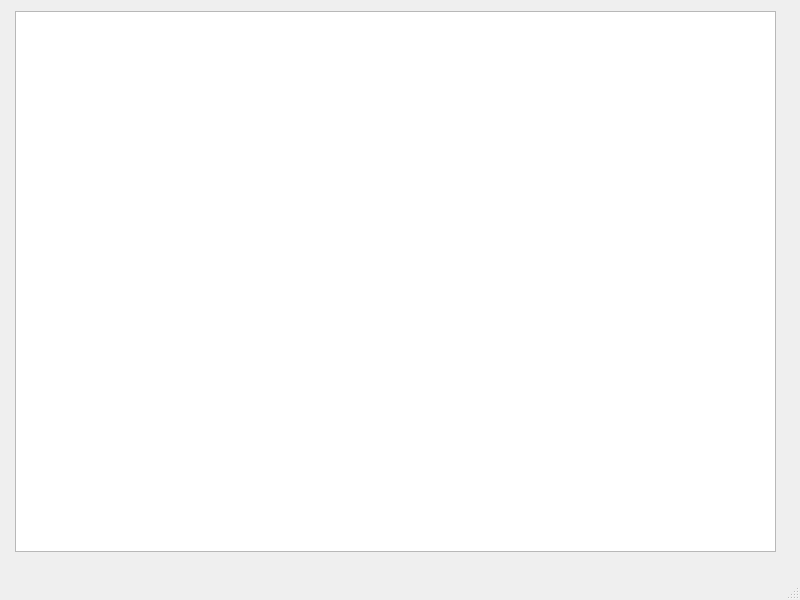
<?xml version="1.0" encoding="UTF-8"?>
<ui version="4.0">
 <class>MainWindow</class>
 <widget class="QMainWindow" name="MainWindow">
  <property name="geometry">
   <rect>
    <x>0</x>
    <y>0</y>
    <width>800</width>
    <height>600</height>
   </rect>
  </property>
  <property name="windowTitle">
   <string>MainWindow</string>
  </property>
  <widget class="QWidget" name="centralwidget">
   <widget class="QGraphicsView" name="graphicsView">
    <property name="geometry">
     <rect>
      <x>15</x>
      <y>11</y>
      <width>761</width>
      <height>541</height>
     </rect>
    </property>
   </widget>
  </widget>
  <widget class="QMenuBar" name="menubar">
   <property name="geometry">
    <rect>
     <x>0</x>
     <y>0</y>
     <width>800</width>
     <height>21</height>
    </rect>
   </property>
  </widget>
  <widget class="QStatusBar" name="statusbar"/>
 </widget>
 <resources/>
 <connections/>
</ui>
